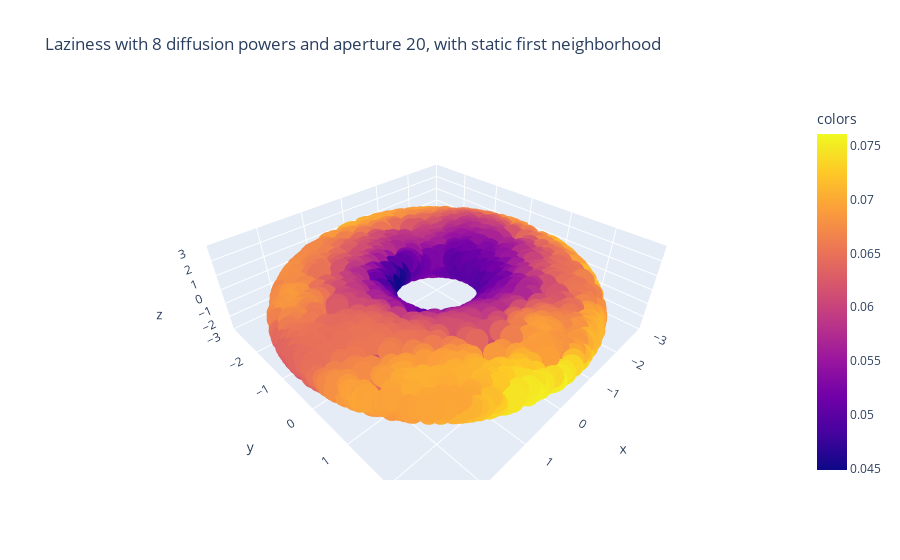

Source (notebook cell):
### Code cell
plot_3d(X,ks,title="Laziness with 8 diffusion powers and aperture 20, with static first neighborhood",use_plotly=True)

### Figure 1 — Plotly figure (JSON) as saved in the notebook; plotly's stock layout.template omitted (floating-point values rounded to 4 significant figures; data arrays with more than 128 entries replaced by an {"elided": "..."} marker saying what was removed)
{"data": [{"hovertemplate": "x=%{x}<br>y=%{y}<br>z=%{z}<br>colors=%{marker.color}<extra></extra>", "legendgroup": "", "marker": {"color": {"elided": "2527 float values"}, "coloraxis": "coloraxis", "symbol": "circle"}, "mode": "markers", "name": "", "scene": "scene", "showlegend": false, "type": "scatter3d", "x": {"elided": "2527 float values"}, "y": {"elided": "2527 float values"}, "z": {"elided": "2527 float values"}}], "layout": {"coloraxis": {"colorbar": {"title": {"text": "colors"}}, "colorscale": [[0, "#0d0887"], [0.1111, "#46039f"], [0.2222, "#7201a8"], [0.3333, "#9c179e"], [0.4444, "#bd3786"], [0.5556, "#d8576b"], [0.6667, "#ed7953"], [0.7778, "#fb9f3a"], [0.8889, "#fdca26"], [1, "#f0f921"]]}, "legend": {"tracegroupgap": 0}, "scene": {"domain": {"x": [0, 1], "y": [0, 1]}, "xaxis": {"range": [-3, 3], "title": {"text": "x"}}, "yaxis": {"range": [-3, 3], "title": {"text": "y"}}, "zaxis": {"range": [-3, 3], "title": {"text": "z"}}}, "title": {"text": "Laziness with 8 diffusion powers and aperture 20, with static first neighborhood"}}}
